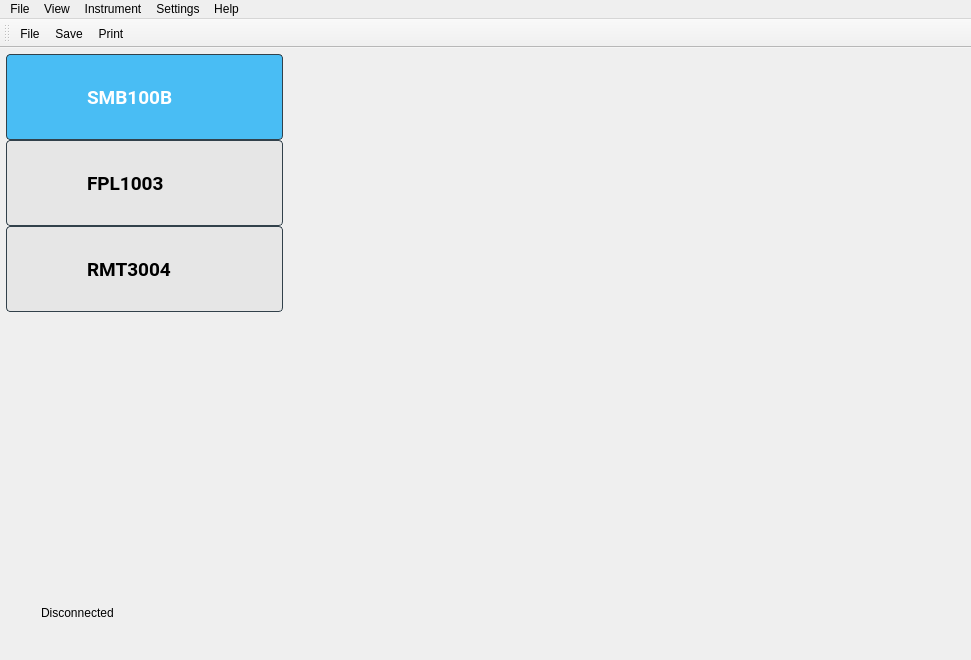
<?xml version="1.0" encoding="UTF-8"?>
<ui version="4.0">
 <class>wgMainWindow</class>
 <widget class="QMainWindow" name="wgMainWindow">
  <property name="geometry">
   <rect>
    <x>0</x>
    <y>0</y>
    <width>971</width>
    <height>660</height>
   </rect>
  </property>
  <property name="maximumSize">
   <size>
    <width>971</width>
    <height>660</height>
   </size>
  </property>
  <property name="windowTitle">
   <string>MainWindow</string>
  </property>
  <property name="styleSheet">
   <string notr="true">QWidget#widgetPanel, #wgStatConn, #wgContent{
    border: 1px solid rgb(94, 92, 100);
}

QToolBar#toolBar {
    background-color: #E6E6E6; 
    border: 1px solid #32414B;
}

QToolBar#toolBar &gt; * {
    margin-right: 10px;
}


QLabel#lblStatConn {
    font: bold 16pt &quot;Roboto&quot;;
    color: #000000;
	border-color: rgb(255, 255, 255);
}

QLabel#lblImage{
	border: 1px solid rgb(94, 92, 100);
}</string>
  </property>
  <widget class="QWidget" name="centralwidget">
   <layout class="QGridLayout" name="gridLayout">
    <property name="leftMargin">
     <number>6</number>
    </property>
    <property name="topMargin">
     <number>6</number>
    </property>
    <property name="rightMargin">
     <number>6</number>
    </property>
    <property name="bottomMargin">
     <number>6</number>
    </property>
    <item row="0" column="0">
     <widget class="QWidget" name="widgetPanel" native="true">
      <property name="styleSheet">
       <string notr="true">QPushButton {
    font: bold 14pt &quot;Roboto&quot;;
    background-color: #E6E6E6; 
    border: 1px solid #32414B;
	color: #000000;
    border-radius: 4px;
    padding: 3px;
    outline: none;
    min-width: 80px;
	text-align: left;
	padding-left: 80px;
}

QPushButton:checked {
    background-color: #49BDF4; 
    border: 1px solid #32414B;
    border-radius: 4px;
	color: #FFFFFF;
    padding: 3px;
    outline: none;
	text-align: left;
	padding-left: 80px;
}

QPushButton:pressed {
    background-color: #14A3E6; 
    border: 1px solid #19232D;
	text-align: left;
	padding-left: 80px;
}

QPushButton:menu-indicator {
    subcontrol-origin: padding;
    subcontrol-position: bottom right;
    bottom: 4px;
}</string>
      </property>
      <layout class="QVBoxLayout" name="verticalLayout">
       <property name="spacing">
        <number>0</number>
       </property>
       <property name="leftMargin">
        <number>0</number>
       </property>
       <property name="topMargin">
        <number>0</number>
       </property>
       <property name="rightMargin">
        <number>0</number>
       </property>
       <property name="bottomMargin">
        <number>0</number>
       </property>
       <item>
        <widget class="QPushButton" name="btnSmb100b">
         <property name="minimumSize">
          <size>
           <width>165</width>
           <height>86</height>
          </size>
         </property>
         <property name="maximumSize">
          <size>
           <width>277</width>
           <height>86</height>
          </size>
         </property>
         <property name="font">
          <font>
           <family>Roboto</family>
           <pointsize>14</pointsize>
           <italic>false</italic>
           <bold>true</bold>
          </font>
         </property>
         <property name="text">
          <string>SMB100B</string>
         </property>
         <property name="icon">
          <iconset resource="../../res.qrc">
           <normaloff>:/icon/circleError.png</normaloff>:/icon/circleError.png</iconset>
         </property>
         <property name="checkable">
          <bool>true</bool>
         </property>
         <property name="checked">
          <bool>true</bool>
         </property>
         <property name="autoExclusive">
          <bool>true</bool>
         </property>
        </widget>
       </item>
       <item>
        <widget class="QPushButton" name="btnFpl1003">
         <property name="minimumSize">
          <size>
           <width>165</width>
           <height>86</height>
          </size>
         </property>
         <property name="maximumSize">
          <size>
           <width>277</width>
           <height>86</height>
          </size>
         </property>
         <property name="font">
          <font>
           <family>Roboto</family>
           <pointsize>14</pointsize>
           <italic>false</italic>
           <bold>true</bold>
          </font>
         </property>
         <property name="text">
          <string>FPL1003</string>
         </property>
         <property name="icon">
          <iconset resource="../../res.qrc">
           <normaloff>:/icon/circleError.png</normaloff>:/icon/circleError.png</iconset>
         </property>
         <property name="checkable">
          <bool>true</bool>
         </property>
         <property name="autoExclusive">
          <bool>true</bool>
         </property>
        </widget>
       </item>
       <item>
        <widget class="QPushButton" name="btnRmt3004">
         <property name="minimumSize">
          <size>
           <width>165</width>
           <height>86</height>
          </size>
         </property>
         <property name="maximumSize">
          <size>
           <width>277</width>
           <height>86</height>
          </size>
         </property>
         <property name="font">
          <font>
           <family>Roboto</family>
           <pointsize>14</pointsize>
           <italic>false</italic>
           <bold>true</bold>
          </font>
         </property>
         <property name="text">
          <string>RMT3004</string>
         </property>
         <property name="icon">
          <iconset resource="../../res.qrc">
           <normaloff>:/icon/circleError.png</normaloff>:/icon/circleError.png</iconset>
         </property>
         <property name="checkable">
          <bool>true</bool>
         </property>
         <property name="autoExclusive">
          <bool>true</bool>
         </property>
        </widget>
       </item>
      </layout>
     </widget>
    </item>
    <item row="0" column="1" rowspan="3">
     <widget class="QWidget" name="wgContent" native="true">
      <property name="minimumSize">
       <size>
        <width>670</width>
        <height>0</height>
       </size>
      </property>
      <property name="maximumSize">
       <size>
        <width>648</width>
        <height>16777215</height>
       </size>
      </property>
     </widget>
    </item>
    <item row="1" column="0">
     <widget class="QLabel" name="lblImage">
      <property name="minimumSize">
       <size>
        <width>277</width>
        <height>264</height>
       </size>
      </property>
      <property name="maximumSize">
       <size>
        <width>277</width>
        <height>264</height>
       </size>
      </property>
      <property name="text">
       <string/>
      </property>
      <property name="pixmap">
       <pixmap>:/icon/xforce-f.webp</pixmap>
      </property>
      <property name="scaledContents">
       <bool>true</bool>
      </property>
     </widget>
    </item>
    <item row="1" column="2">
     <spacer name="horizontalSpacer">
      <property name="orientation">
       <enum>Qt::Orientation::Horizontal</enum>
      </property>
      <property name="sizeHint" stdset="0">
       <size>
        <width>11</width>
        <height>20</height>
       </size>
      </property>
     </spacer>
    </item>
    <item row="2" column="0">
     <widget class="QWidget" name="wgStatConn" native="true">
      <property name="minimumSize">
       <size>
        <width>277</width>
        <height>50</height>
       </size>
      </property>
      <property name="maximumSize">
       <size>
        <width>277</width>
        <height>50</height>
       </size>
      </property>
      <layout class="QGridLayout" name="gridLayout_2">
       <item row="0" column="0">
        <layout class="QHBoxLayout" name="horizontalLayout">
         <item>
          <widget class="QLabel" name="label">
           <property name="minimumSize">
            <size>
             <width>20</width>
             <height>20</height>
            </size>
           </property>
           <property name="maximumSize">
            <size>
             <width>20</width>
             <height>20</height>
            </size>
           </property>
           <property name="styleSheet">
            <string notr="true">border-color: rgb(255, 255, 255);</string>
           </property>
           <property name="text">
            <string/>
           </property>
           <property name="pixmap">
            <pixmap resource="../../res.qrc">:/icon/circleError.png</pixmap>
           </property>
           <property name="scaledContents">
            <bool>true</bool>
           </property>
          </widget>
         </item>
         <item>
          <widget class="QLabel" name="lblStatConn">
           <property name="text">
            <string>Disconnected</string>
           </property>
          </widget>
         </item>
        </layout>
       </item>
      </layout>
     </widget>
    </item>
    <item row="3" column="0">
     <spacer name="verticalSpacer">
      <property name="orientation">
       <enum>Qt::Orientation::Vertical</enum>
      </property>
      <property name="sizeHint" stdset="0">
       <size>
        <width>258</width>
        <height>11</height>
       </size>
      </property>
     </spacer>
    </item>
   </layout>
  </widget>
  <widget class="QMenuBar" name="menubar">
   <property name="geometry">
    <rect>
     <x>0</x>
     <y>0</y>
     <width>971</width>
     <height>23</height>
    </rect>
   </property>
   <widget class="QMenu" name="menuFile">
    <property name="title">
     <string>File</string>
    </property>
   </widget>
   <widget class="QMenu" name="menuView">
    <property name="title">
     <string>View</string>
    </property>
   </widget>
   <widget class="QMenu" name="menuInstrument">
    <property name="title">
     <string>Instrument</string>
    </property>
   </widget>
   <widget class="QMenu" name="menuSettings">
    <property name="title">
     <string>Settings</string>
    </property>
   </widget>
   <widget class="QMenu" name="menuHelp">
    <property name="title">
     <string>Help</string>
    </property>
   </widget>
   <addaction name="menuFile"/>
   <addaction name="menuView"/>
   <addaction name="menuInstrument"/>
   <addaction name="menuSettings"/>
   <addaction name="menuHelp"/>
  </widget>
  <widget class="QToolBar" name="toolBar">
   <property name="windowTitle">
    <string>toolBar</string>
   </property>
   <attribute name="toolBarArea">
    <enum>TopToolBarArea</enum>
   </attribute>
   <attribute name="toolBarBreak">
    <bool>false</bool>
   </attribute>
   <addaction name="actionFile"/>
   <addaction name="actionSave"/>
   <addaction name="actionPrint"/>
  </widget>
  <action name="actionFile">
   <property name="checkable">
    <bool>true</bool>
   </property>
   <property name="icon">
    <iconset theme="QIcon::ThemeIcon::FolderOpen"/>
   </property>
   <property name="text">
    <string>File</string>
   </property>
   <property name="menuRole">
    <enum>QAction::MenuRole::NoRole</enum>
   </property>
  </action>
  <action name="actionSave">
   <property name="checkable">
    <bool>true</bool>
   </property>
   <property name="icon">
    <iconset theme="QIcon::ThemeIcon::DocumentSave"/>
   </property>
   <property name="text">
    <string>Save</string>
   </property>
   <property name="menuRole">
    <enum>QAction::MenuRole::NoRole</enum>
   </property>
  </action>
  <action name="actionPrint">
   <property name="checkable">
    <bool>true</bool>
   </property>
   <property name="icon">
    <iconset theme="QIcon::ThemeIcon::DocumentPrint"/>
   </property>
   <property name="text">
    <string>Print</string>
   </property>
   <property name="menuRole">
    <enum>QAction::MenuRole::NoRole</enum>
   </property>
  </action>
 </widget>
 <resources>
  <include location="../../res.qrc"/>
 </resources>
 <connections/>
</ui>
